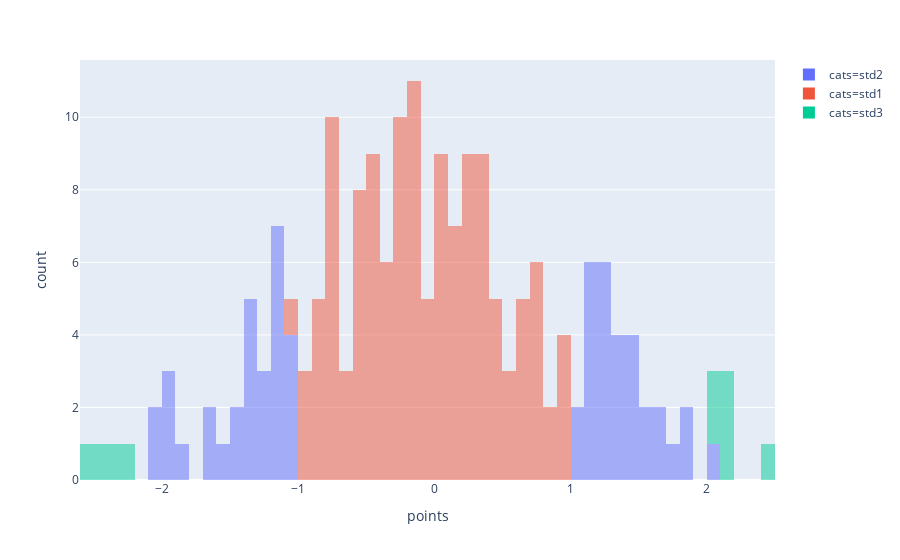

Source (notebook cell):
### Code cell
fig = px.histogram(df, x='points', color='cats', nbins=70, opacity=0.5)
fig.show()

### Figure 1 — Plotly figure (JSON) as saved in the notebook; plotly's stock layout.template omitted (floating-point values rounded to 4 significant figures; data arrays with more than 128 entries replaced by an {"elided": "..."} marker saying what was removed)
{"data": [{"alignmentgroup": "True", "bingroup": "x", "hoverlabel": {"namelength": 0}, "hovertemplate": "cats=std2<br>points=%{x}<br>count=%{y}", "legendgroup": "cats=std2", "marker": {"color": "#636efa", "opacity": 0.5}, "name": "cats=std2", "nbinsx": 70, "offsetgroup": "cats=std2", "orientation": "v", "showlegend": true, "type": "histogram", "x": [1.298, -1.245, 1.273, -1.906, 1.625, 1.534, -1.564, 1.427, -2.043, -1.901, 1.139, 1.86, -1.122, -2.019, 1.265, -1.357, 1.242, 1.384, -1.334, 1.188, 1.138, -1.218, -1.302, 1.466, -1.496, -1.376, 1.384, 1.386, 1.044, -1.08, -1.188, -1.135, -1.107, 1.706, 2.003, -1.665, 1.338, -1.103, -1.902, 1.259, 1.289, 1.43, -1.406, -1.087, 1.159, -1.189, 1.005, 1.176, -1.162, -1.626, -1.318, -1.834, 1.843, -1.047, 1.416, 1.616, 1.57, -1.288, 1.185, -1.078], "xaxis": "x", "yaxis": "y"}, {"alignmentgroup": "True", "bingroup": "x", "hoverlabel": {"namelength": 0}, "hovertemplate": "cats=std1<br>points=%{x}<br>count=%{y}", "legendgroup": "cats=std1", "marker": {"color": "#EF553B", "opacity": 0.5}, "name": "cats=std1", "nbinsx": 70, "offsetgroup": "cats=std1", "orientation": "v", "showlegend": true, "type": "histogram", "x": {"elided": "130 float values"}, "xaxis": "x", "yaxis": "y"}, {"alignmentgroup": "True", "bingroup": "x", "hoverlabel": {"namelength": 0}, "hovertemplate": "cats=std3<br>points=%{x}<br>count=%{y}", "legendgroup": "cats=std3", "marker": {"color": "#00cc96", "opacity": 0.5}, "name": "cats=std3", "nbinsx": 70, "offsetgroup": "cats=std3", "orientation": "v", "showlegend": true, "type": "histogram", "x": [-2.542, 2.458, 2.076, -2.365, 2.178, 2.16, -2.467, -2.242, 2.04, 2.12], "xaxis": "x", "yaxis": "y"}], "layout": {"autosize": true, "barmode": "relative", "legend": {"tracegroupgap": 0}, "margin": {"t": 60}, "xaxis": {"anchor": "y", "autorange": true, "domain": [0, 1], "range": [-2.6, 2.5], "title": {"text": "points"}, "type": "linear"}, "yaxis": {"anchor": "x", "autorange": true, "domain": [0, 1], "range": [0, 11.58], "title": {"text": "count"}}}}
